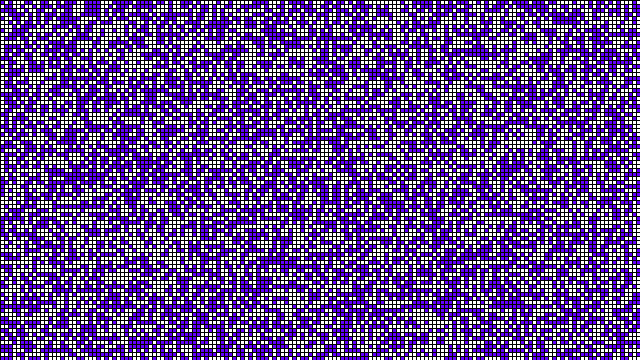
Frame 1 (no input)
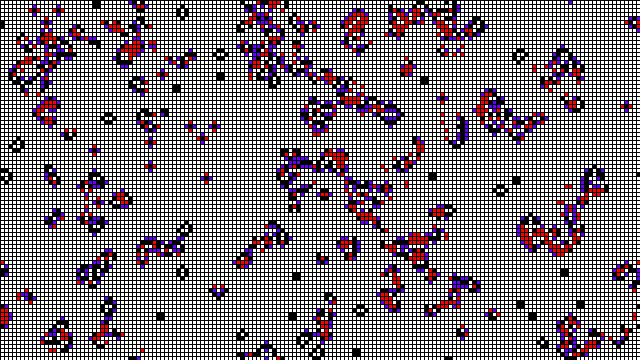
Frame 60 (the mouse pressed at the canvas centre just before this capture)
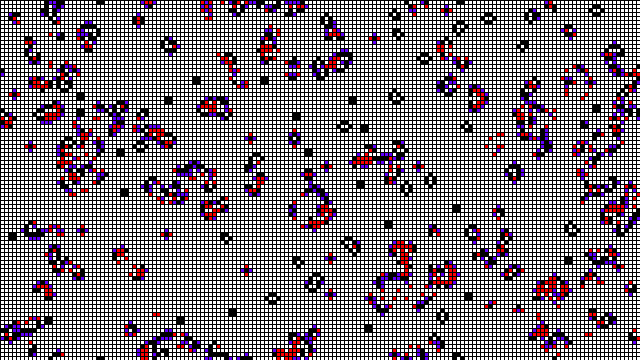
Frame 120 (the mouse held since frame 60 and released just before this capture)

The Processing sketch that drew these frames (run headless with seeded random() and noise(); from frame 60 on, the mouse is pressed at the canvas centre):

// Processing sketch: the_game_of_life_oop2
// ── the_game_of_life_oop2.pde
//edges wrap around

GOL gol;
int w=4;
void setup() {
  size(640,360);
  frameRate(24);
  
  gol=new GOL(w);
}

void draw() {
  gol.display();
  gol.generate();
}


void mousePressed(){
  gol.init();
}

// ── Cell.pde
class Cell{
  float x,y;
  int w;
  int state;
  int previous;
  Cell(float _x, float _y) {
    x=_x;
    y=_y;
  }
  void display(int _w) {
    w=_w;
    if(previous==0 &&state==1) fill(100,0,255);
    else if(state==1) fill(0);
    else if(previous==1 &&state==0) fill(255,0,0);
    else fill(255);
    
    rect(x,y,w,w);
}
}
// ── GOL.pde
class GOL {


  int columns, raws;
  int w;
  Cell[][]board;

  GOL(int _w) {
    w=_w;

    columns=width/w;
    raws=height/w;
    board=new Cell[columns][raws];

    init();
  }


  void init() {

    for (int x=0; x<columns; x++) {
      for (int y=0; y<raws; y++) {
        board[x][y]=new Cell(x*w,y*w);
        board[x][y].state=int(random(2));
      }
    }
  }

  void generate() {
    for (int x=0; x<columns; x++) {
      for (int y=0; y<raws; y++) {
        board[x][y].previous=board[x][y].state;
      }
    }

    for (int x=0; x<columns; x++) {
      for (int y=0; y<raws; y++) {

        int neighbors=0;
        for (int i=-1; i<=1; i++) {
          for (int j=-1; j<=1; j++) {
            neighbors+=board[(x+i+columns)%columns][(y+j+raws)%raws].previous;
          }
        }
        neighbors-=board[x][y].previous;

        if       ((board[x][y].previous==1)&&(neighbors<2))   board[x][y].state=0;
        else if  ((board[x][y].previous==1)&&(neighbors>3))   board[x][y].state=0;
        else if  ((board[x][y].previous==0)&&(neighbors==3))  board[x][y].state=1;
        else                              board[x][y].state = board[x][y].previous;
      }
    }
  }

  void display() {
    for (int x=0; x<columns; x++) {
      for (int y=0; y<raws; y++) {
        board[x][y].display(w);
      }
    }
  }
  
}
